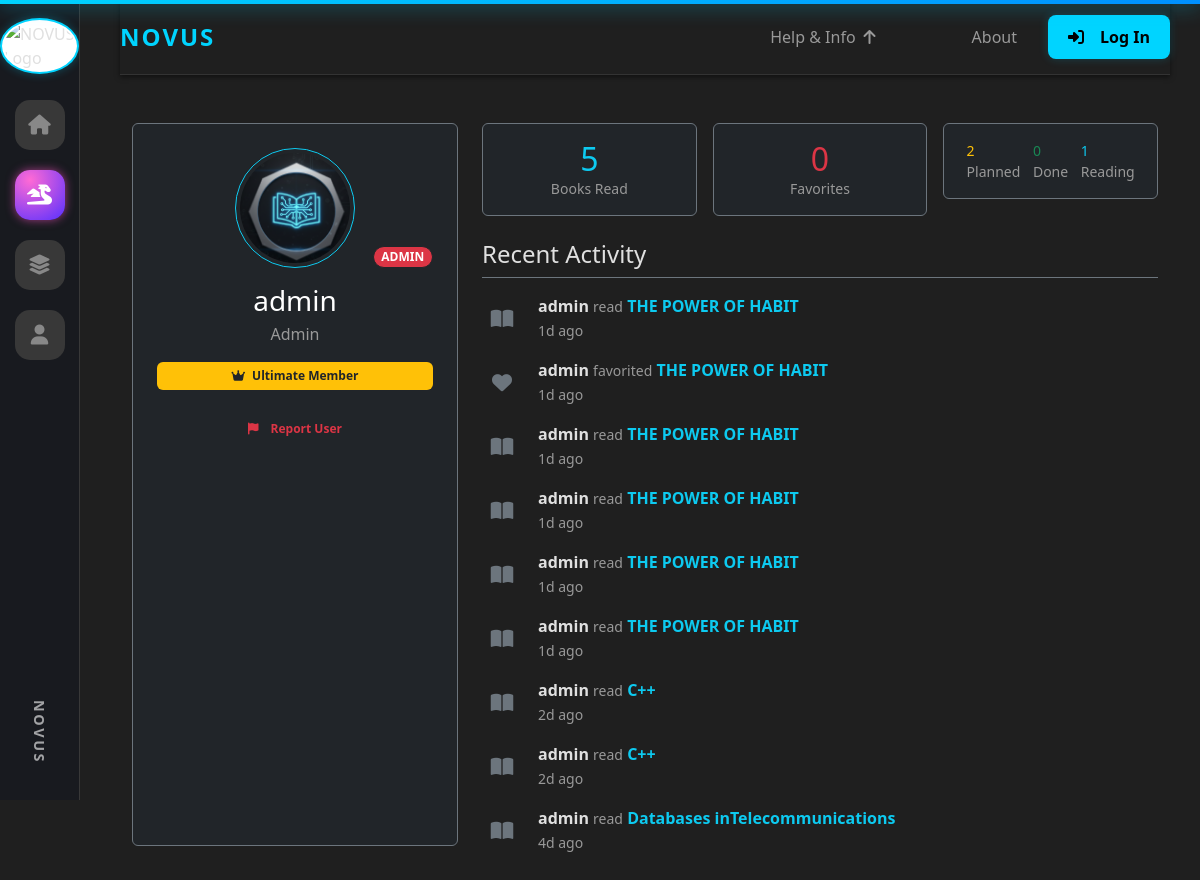
Before: /u/admin with the older database file.
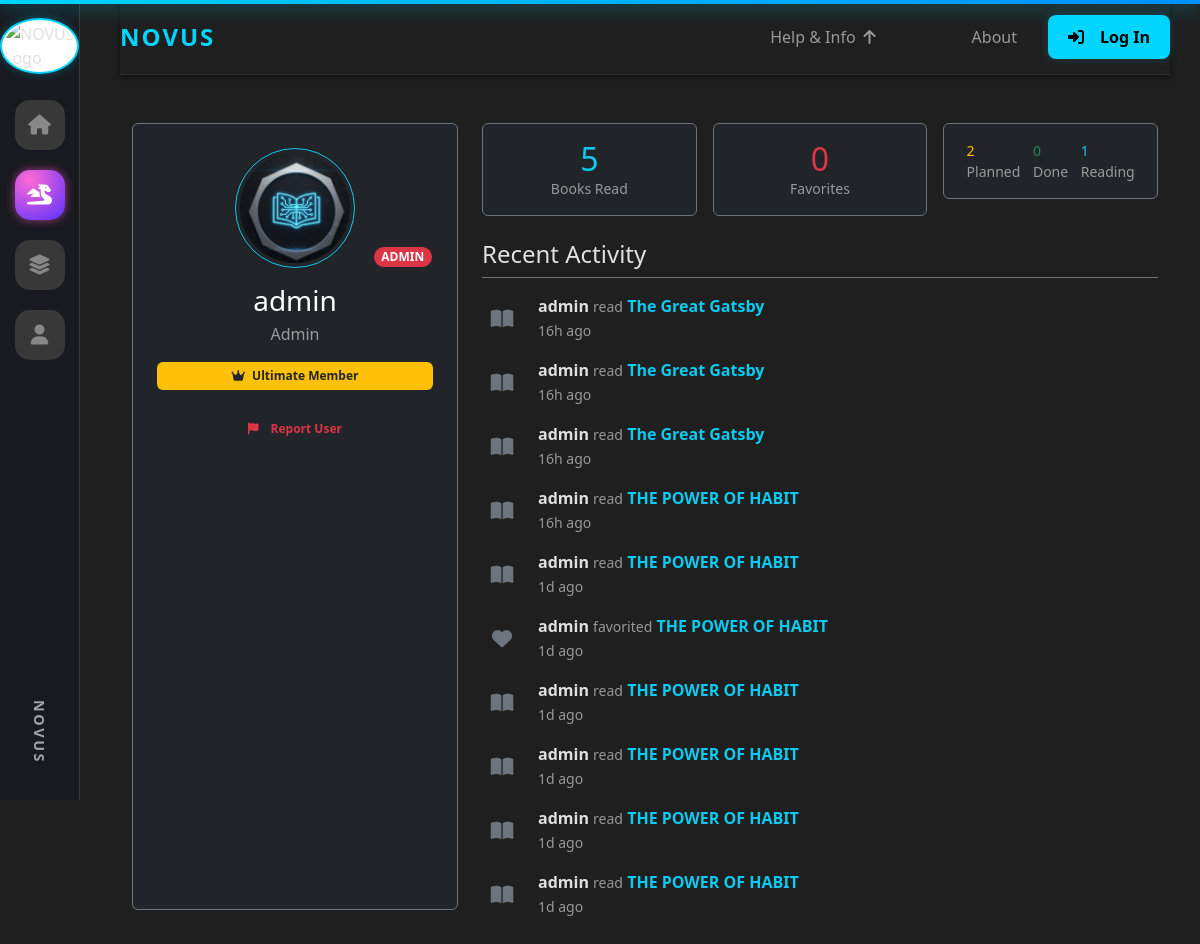
After: the same page with the newer database file.
### tables this page shows
CREATE TABLE activity_log (
            id INTEGER PRIMARY KEY,
            user_id INTEGER NOT NULL,
            book_id INTEGER NOT NULL,
            activity_type TEXT NOT NULL,
            summary_generated INTEGER DEFAULT 0,
            timestamp TEXT DEFAULT (DATETIME('now')),
            FOREIGN KEY (user_id) REFERENCES users(id),
            FOREIGN KEY (book_id) REFERENCES books(id)
        );

CREATE TABLE users (
                    id INTEGER PRIMARY KEY,
                    username TEXT UNIQUE,
                    password TEXT,
                    role TEXT
                , status TEXT DEFAULT 'active', pending_publisher INTEGER DEFAULT 0, is_banned INTEGER DEFAULT 0, email TEXT, avatar_url TEXT, plan TEXT, plan_expires_at TEXT, google_id TEXT, facebook_id TEXT);

CREATE TABLE books (
                    id INTEGER PRIMARY KEY,
                    title TEXT,
                    author TEXT,
                    category TEXT,
                    pdf_filename TEXT,
                    audio_filename TEXT
                , created_at TEXT, cover_path TEXT, uploader_id INTEGER, book_type TEXT DEFAULT 'book', description TEXT);

### app.py (the view)
@app.route("/u/<username>")
def public_profile(username):
    conn = get_conn()
    c = conn.cursor()
    c.execute("SELECT id, username, role, avatar_url, plan FROM users WHERE username=?", (username,))
    user = c.fetchone()
    if not user:
        conn.close()
        flash("User not found.", "error")
        return redirect(url_for("home"))
    user_id = user[0]
    c.execute("SELECT COUNT(*) FROM history WHERE user_id=?", (user_id,))
    read_count = c.fetchone()[0]
    c.execute("SELECT status, COUNT(*) FROM watchlist WHERE user_id=? GROUP BY status", (user_id,))
    watchlist_stats = dict(c.fetchall())
    c.execute("SELECT COUNT(*) FROM favorites WHERE user_id=?", (user_id,))
    fav_count = c.fetchone()[0]
    c.execute("""
        SELECT al.activity_type, b.title, al.timestamp
        FROM activity_log al
        JOIN books b ON al.book_id = b.id
        WHERE al.user_id = ?
        ORDER BY al.timestamp DESC
        LIMIT 10
    """, (user_id,))
    activity_raw = c.fetchall()
    conn.close()
    activity_icons = {
        'read': 'fa-book-open',
        'started': 'fa-play-circle',
        'completed': 'fa-check-circle',
        'favorited': 'fa-heart',
        'summarized': 'fa-sparkles'
    }
    recent_activity = []
    for activity_type, title, timestamp in activity_raw:
        try:
            dt = datetime.fromisoformat(timestamp)
            now = datetime.utcnow()
            diff = now - dt
            if diff.days > 365:
                when = f"{diff.days // 365}y ago"
            elif diff.days > 30:
                when = f"{diff.days // 30}mo ago"
            elif diff.days > 0:
                when = f"{diff.days}d ago"
            elif diff.seconds > 3600:
                when = f"{diff.seconds // 3600}h ago"
            elif diff.seconds > 60:
                when = f"{diff.seconds // 60}m ago"
            else:
                when = "Just now"
        except:
            when = timestamp
        recent_activity.append({
            'type': activity_type.replace('_', ' ').title(),
            'title': title,
            'when': when,
            'icon': activity_icons.get(activity_type, 'fa-circle')
        })
    return render_template(
        "user_profile.html",
        user=user,
        read_count=read_count,
        watchlist_stats=watchlist_stats,
        fav_count=fav_count,
        recent_activity=recent_activity
    )

### app.py (called while the page is built, shortened)
def get_conn():
    return sqlite3.connect(DB_PATH)

@app.before_request
def check_banned():
    uid = session.get("user_id")
    if not uid:
        return

@app.context_processor
def inject_user_avatar():
    return {
        'user_avatar': session.get('avatar_url'),
        'user_id': session.get('user_id')
    }

@app.before_request
def refresh_plan():
    uid = session.get("user_id")
    if not uid:
        return

@app.before_request
def _ensure_db_initialized():
    global _db_init_done
    if not _db_init_done:
        try:
            init_db()
        except Exception:
            pass
        _db_init_done = True

### templates/user_profile.html (shortened to what the changed rows need)
{% extends "base.html" %}
{% block content %}
<div class="container mt-5 mb-5">
    <div class="row">
        <div class="col-md-4 mb-4">
            <div class="card bg-dark text-white border-secondary p-4 text-center h-100">
                <div class="mb-3 position-relative d-inline-block">
                    {% if user[3] %}
                        <img src="{{ user[3] }}" class="rounded-circle border border-info p-1" style="width: 120px; height: 120px; object-fit: cover;">
                    {% else %}
                        <div class="rounded-circle bg-secondary d-flex align-items-center justify-content-center mx-auto border border-info p-1" style="width: 120px; height: 120px; font-size: 40px;">
                            {{ user[1][0]|upper }}
                        </div>
                    {% endif %}
                    {% if user[2] == 'admin' %}
                    <span class="position-absolute bottom-0 end-0 badge rounded-pill bg-danger border border-dark">
                        ADMIN
                    </span>
                    {% elif user[2] == 'publisher' %}
                    <span class="position-absolute bottom-0 end-0 badge rounded-pill bg-warning text-dark border border-dark">
                        PUB
                    </span>
                    {% endif %}
                </div>
                <h3 class="mb-1">{{ user[1] }}</h3>
                <p class="text-muted mb-3">{{ user[2]|title }}</p>
                {% if user[4] == 'ultimate' %}
                <div class="badge bg-warning text-dark mb-4 px-3 py-2">
                    <i class="fas fa-crown me-1"></i> Ultimate Member
                </div>
                {% endif %}
                <div class="d-grid gap-2">
                    {% if session.get('user_id') != user[0] %}
                        <button class="btn btn-outline-danger btn-sm" onclick="reportUser({{ user[0] }}, '{{ user[1] }}')">
                        </button>
                    {% else %}
                        <a href="{{ url_for('profile') }}" class="btn btn-outline-light btn-sm">
                            <i class="fas fa-edit me-2"></i>Edit Profile
                        </a>
                    {% endif %}
                </div>
            </div>
        </div>
        <div class="col-md-8">
            <div class="row g-3 mb-4">
                <div class="col-sm-4">
                    <div class="card bg-dark border-secondary p-3 text-center">
                        <h2 class="text-info mb-0">{{ read_count }}</h2>
                    </div>
                </div>
                <div class="col-sm-4">
                    <div class="card bg-dark border-secondary p-3 text-center">
                        <h2 class="text-danger mb-0">{{ fav_count }}</h2>
                    </div>
                </div>
            </div>
            <div class="activity-timeline">
                {% if recent_activity %}
                    {% for act in recent_activity %}
                    <div class="d-flex align-items-center mb-3">
                        <div class="me-3 text-center" style="width: 40px;">
                            <i class="fas {{ act.icon }} fa-lg text-secondary"></i>
                        </div>
                        <div>
                            <div>
                                <span class="fw-bold">{{ user[1] }}</span>
                                <span class="text-muted small">{{ act.type|lower }}</span>
                                <span class="text-info fw-bold">{{ act.title }}</span>
                            </div>
                            <small class="text-muted">{{ act.when }}</small>
                        </div>
                    </div>
                    {% endfor %}
                {% else %}
                    <p class="text-muted text-center py-4">No recent activity to show.</p>
                {% endif %}
            </div>
        </div>
    </div>
</div>
{% endblock %}

Changed rows visible on the page:
no longer on this page (row unchanged): activity_log: {{ user[1] }} "admin", type "read", title "C++", when "2d ago"
no longer on this page (row unchanged): activity_log: {{ user[1] }} "admin", type "read", title "C++", when "2d ago"
no longer on this page (row unchanged): activity_log: {{ user[1] }} "admin", type "read", title "Databases inTelecommunications", when "4d ago"
added activity_log: {{ user[1] }} "admin", type "read", title "The Great Gatsby", when "16h ago"
added activity_log: {{ user[1] }} "admin", type "read", title "The Great Gatsby", when "16h ago"
added activity_log: {{ user[1] }} "admin", type "read", title "The Great Gatsby", when "16h ago"
added activity_log: {{ user[1] }} "admin", type "read", title "THE POWER OF HABIT", when "16h ago"
